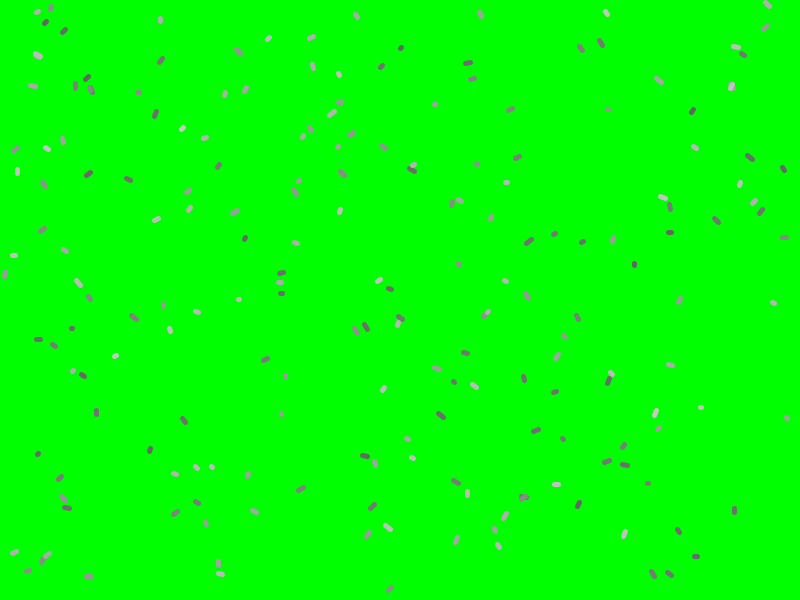
Frame 1 (no input)
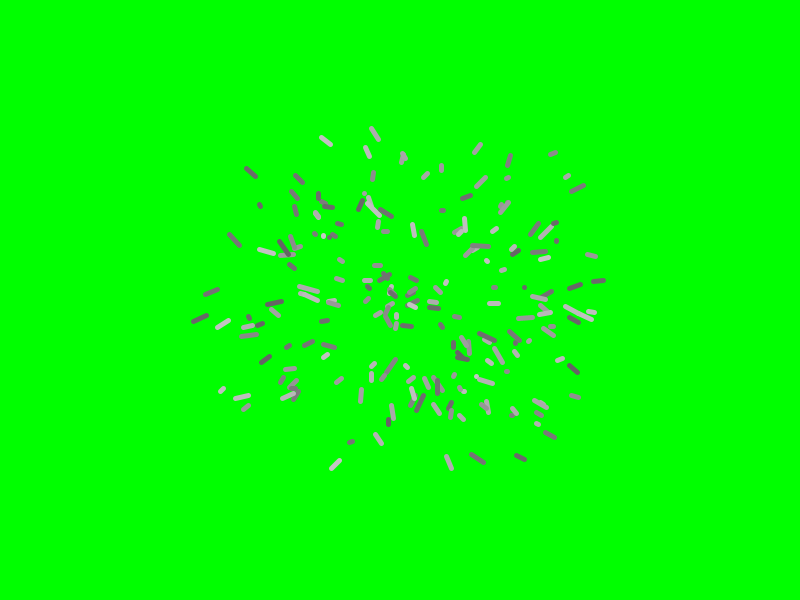
Frame 60 (the mouse pressed at the canvas centre just before this capture)
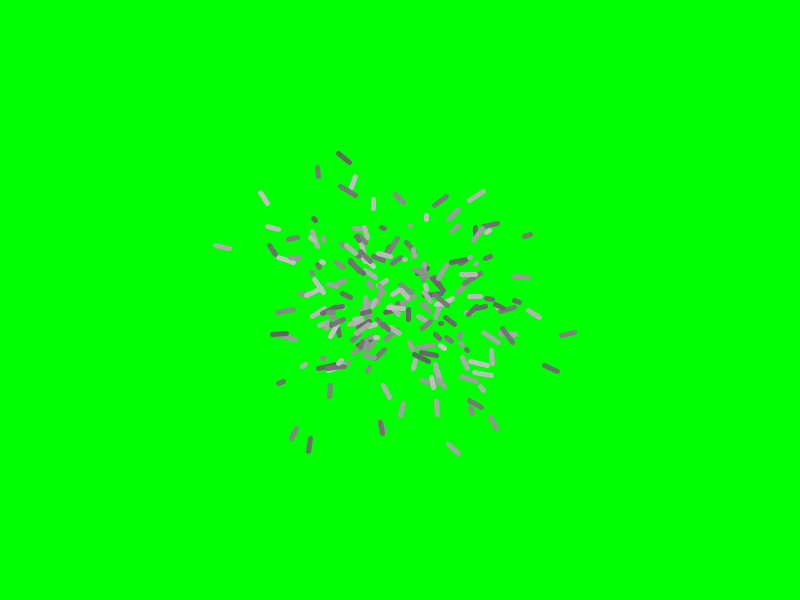
Frame 120 (the mouse held since frame 60 and released just before this capture)

The Processing sketch that drew these frames (run headless with seeded random() and noise(); from frame 60 on, the mouse is pressed at the canvas centre):

// Processing sketch: LearningFluids
// ── LearningFluids.pde
float scl = 20;

FluidPoint[] FPs = new FluidPoint[200];

int mForceRange = 200;

void setup() {
  size(800,600);
  createGrid();

  for (int i = 0; i < FPs.length; i++) {
    FPs[i] = new FluidPoint(random(5, width - 5), random(5, height - 5), random(5, 20));
    FPs[i].applyForce(random(-5, 5), random(-5, 5));
  }
}


void draw() {
  //createGrid();
  background(0,255,0);
  
  noFill();
  stroke(100, 200, 200, 100);
  strokeWeight(5);
  //ellipse(mouseX, mouseY, 2 * mForceRange, 2 * mForceRange);

  for (FluidPoint fp : FPs) {
    fp.update();

    //Fun chaos stuff!
    PVector force = new PVector();
    force.lerp(new PVector(width/2, height/2).sub(fp.pos), 0.05);
    force.limit(force.mag() / 10);
    fp.applyForce(force);
  }
}


void mouseDragged() {
  if (mouseButton == LEFT || mouseButton == RIGHT) {
    for (FluidPoint fp : FPs) {
      if (dist(mouseX, mouseY, fp.pos.x, fp.pos.y) <= mForceRange) {
        PVector force = new PVector();
        force.lerp(new PVector(mouseX, mouseY).sub(fp.pos), 0.05);
        force.limit(2);
        fp.applyForce(force.mult(mouseButton == RIGHT ? -1 : 1));
      }
    }
  }
}

void mouseWheel(MouseEvent e) {
  mForceRange += e.getCount() * -20;
  if (mForceRange > 500 || mForceRange < 50) {
    mForceRange = mForceRange > 500 ? 500 : 50;
  }
}

void mousePressed() {
  if (mouseButton == CENTER) {
    mForceRange = 200;
  }
}


void createGrid() {
  background(255);
  noFill();
  stroke(0);
  strokeWeight(1);
  for (int y = 0; y < height; y++) {
    for (int x = 0; x < width; x++) {
      if (x % scl == 0 && y % scl == 0) {
        rect(x, y, scl, scl);
      }
    }
  }
}
// ── FluidPoint.pde
class FluidPoint {
  PVector pos;
  PVector prevPos;
  PVector vel = new PVector(0, 0);
  PVector acc = new PVector(0, 0);
  
  float shade = random(100, 200);
  
  float maxSpeed;
  
  FluidPoint(float x, float y, float ms) {
    pos = new PVector(x, y);
    prevPos = pos.copy();
    maxSpeed = ms;
  }
  
  void update() {
    prevPos = pos.copy();
    vel.add(acc);
    pos.add(vel);
    acc.mult(0);
    
    vel.limit(maxSpeed);
    
    if (pos.x > width || pos.x < 0) {
      pos.x = (pos.x > width ? 0 : width);
      prevPos = pos.copy();
    }
    if (pos.y > height || pos.y < 0) {
      pos.y = (pos.y > height ? 0 : height);
      prevPos = pos.copy();
    }
    
    noFill();
    stroke(shade);
    strokeWeight(5);
    line(prevPos.x, prevPos.y, pos.x, pos.y);
  }
  
  void applyForce(float x, float y) {
    acc.add(new PVector(x, y));
  }
  
  void applyForce(PVector force) {
    acc.add(force);
  }
}
